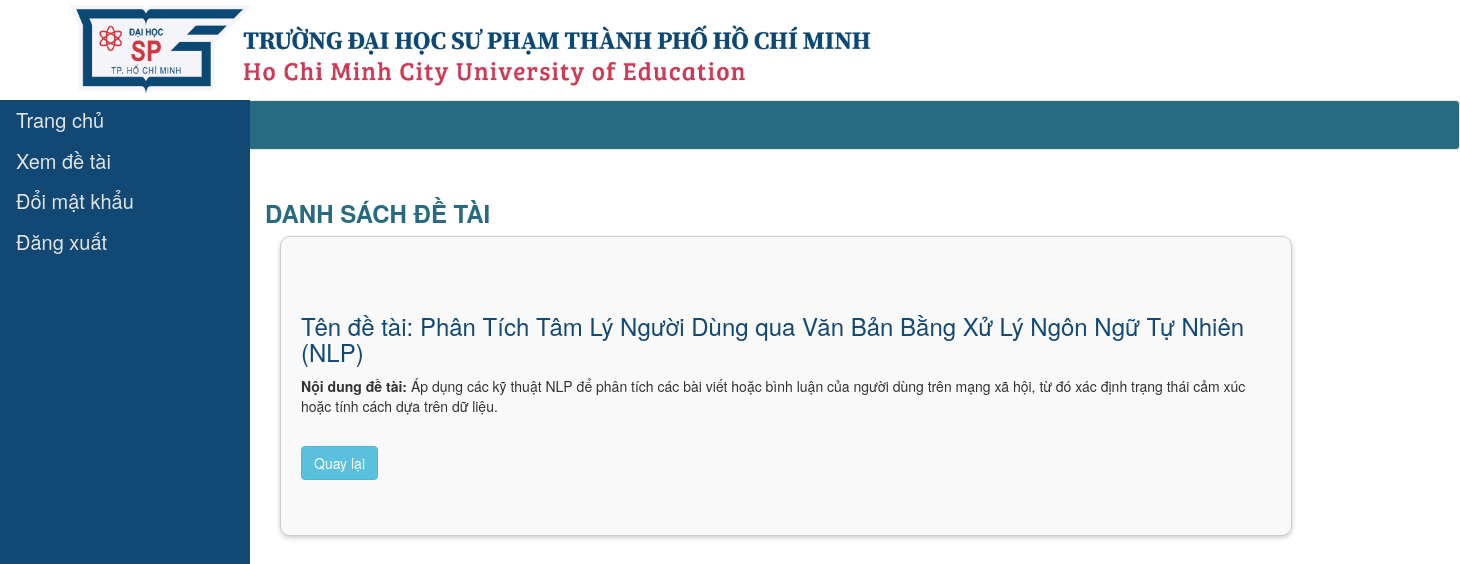
Screenshot of /index.php/showData_controller/noidungdetai/12 (signed in) with the database file from the repository.
### tables this page shows
CREATE TABLE `project_list` (
  `id` double NOT NULL,
  `project_title` varchar(255) NOT NULL,
  `content` varchar(255) NOT NULL,
  `lecturer` varchar(255) NOT NULL,
  `lecturer_id` int(11) NOT NULL,
  `count` int(11) NOT NULL
);

### application/controllers/showData_controller.php (called while the page is built, shortened)
<?php if (! defined('BASEPATH')) exit('No direct script access allowed');
class showData_controller extends CI_Controller
{
	public function noidungdetai($idlayve)
	{
		$this->load->model('quyentruycap_model');
		$role = $this->quyentruycap_model->getRole($_SESSION['username']);
		if ($role === 'giaovu' || $role === 'giangvien' || $role === 'sinhvien') {
			$this->load->model('showData_model');
			$tin = $this->showData_model->Id($idlayve);
			if (!empty($tin)) {
				$this->load->view('trove_view.php', ['tin' => $tin]);
			} else {
				$this->load->view('thongbao_view');
			}
		} else {
			$this->load->view('thongbao_view');
		}
	}
}

### index.php (called while the page is built, shortened)
<?php
require_once BASEPATH.'core/CodeIgniter.php';

### application/models/showData_model.php (called while the page is built, shortened)
<?php if ( ! defined('BASEPATH')) exit('No direct script access allowed');
class showData_model extends CI_Model {
	public function Id($id)
	{
		$this->db->select('*');
		$this->db->where('id', $id);
		$query = $this->db->get('project_list');
		return $query->result_array();
	}
}

### application/views/trove_view.php (the view, shortened to what this page needs)
<!DOCTYPE html>
<html lang="en">
<head>
	<link rel="stylesheet" href="http://localhost:3000/vendor/bootstrap.css">
	<link rel="stylesheet" href="http://localhost:3000/vendor/font-awesome.css">
	<link rel="stylesheet" href="http://localhost:3000/start2_css.css">
	<link rel="stylesheet" href="http://localhost:3000/showdata_css.css">
</head>
<body>
	<?php require('header.php')?>
	<div class="container">
		<h3 class="text" style="color:#286B81;text-transform:uppercase; font-weight:bold;">Danh sách đề tài</h3>
	</div>
	<div class="container">
	<?php if (isset($tin) && !empty($tin)): ?>
    <?php foreach ($tin as $key => $value): ?>
        <form action="" method="POST">
            <div id="table_detai" class="col-sm-10">
                <div class="card card-block" style="background-color: #f9f9f9; padding: 20px; border-radius: 10px; box-shadow: 0px 2px 5px rgba(0,0,0,0.2);">
                    <h3 class="card-title" style="color: #124874;">Tên đề tài: <?= $value['project_title'] ?></h3>
                    <p class="card-text"><b>Nội dung đề tài:</b> <?= $value['content'] ?></p>
                    <div style="margin-top: 20px;">
                        <a href="http://localhost:3000/duyetdetaidexuat_controller" class="btn btn-info" style="margin-right: 10px;">Quay lại</a>
                    </div>
                </div>
            </div>
        </form>
    <?php endforeach; ?>
<?php else: ?>
    <p>Không có dữ liệu để hiển thị.</p>
<?php endif; ?>
</body>

### start2_css.css (style rules this page uses)
body { background-image: url(img/4.png); background-repeat: no-repeat; background-size: contain; background-size: 55%; background-position: 70px 5px; }

### showdata_css.css (style rules this page uses)
body { background-image: url(img/4.png); background-repeat: no-repeat; background-size: contain; background-size: 55%; background-position: 70px 5px; }
.container { width: 100%; max-width: 1280px; min-width: 300px; margin: 0 auto; margin-left: 250px; }
.card-block { width: 100%; min-height: 300px; height: auto; border: 1px solid #ccc; border-radius: 8px; box-shadow: 0 4px 6px rgba(0, 0, 0, 0.1); padding: 20px; background-color: white; display: flex; flex-direction: column; justify-content: center; align-items: flex-start; text-align: left; transition: transform 0.2s, box-shadow 0.2s; }
.text { padding-top: 110px; }

### rows the page displays
project_list: project_title "Phân Tích Tâm Lý Người Dùng qua Văn Bản Bằng Xử Lý Ngôn Ngữ Tự Nhiên (NLP)", content "Áp dụng các kỹ thuật NLP để phân tích các bài viết hoặc bình luận của người dùng trên mạng xã hội, từ đó xác định trạng thái cảm xúc hoặc tính cách dựa trên dữ liệu."
